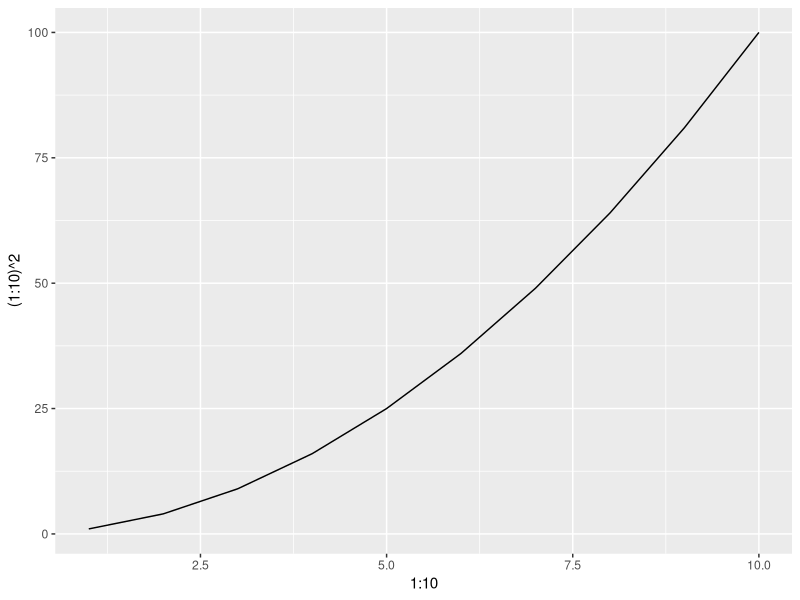

Here is the R script that generated this plot:
## ---- chunk 1
#| include: false

library(tidyverse)
## ---- chunk 2
#| label: fig-sec1-unique-name
#| fig-cap: A caption for generated figure

ggplot() + 
  geom_line(aes(x=1:10, y = (1:10)^2))
